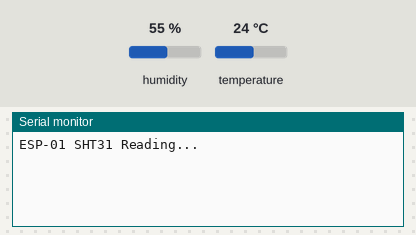
Recording of a sketch running on a simulated Arduino Uno, built with avr-gcc and run on an emulated ATmega328P. On the bench: the last lines printed to the serial monitor. Wiring (inferred from the names in the program): SHT3x sensor at I2C address 0x44. Inputs (shaded band) come from the test bench; at power-on: humidity 55 %, temperature 24 °C.

Above: at 1.7 s.
1.8 s: humidity set to 22 %
At 3.9 s:
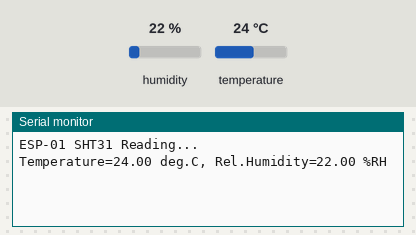
6.0 s: temperature set to 12 °C
At 6.9 s:
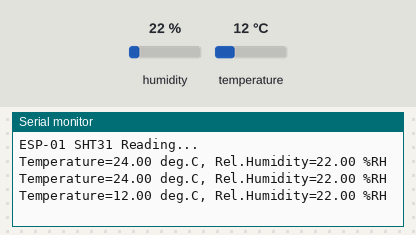
8.9 s: humidity set to 40 %
At 11.2 s:
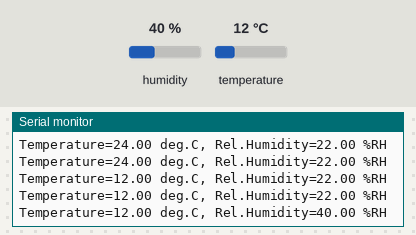

The sketch:

esp8266_sht3x_demo.ino
```cpp
////////////////////////////////////////////////////////////////////////////////
// Author: RSP
// IoT Engineering Education, KMUTNB
// Date: 2017-04-18
////////////////////////////////////////////////////////////////////////////////

#include "SHT3x.h"

SHT3x      sht3x( 2 /* gpio2=d4 sda */, 0 /* gpio0=d3 scl */, 0x44 );

// global variables
uint32_t ts;
char sbuf[64];

void setup() {
   Serial.begin( 115200 );
   Serial.println( F("\n\n\n\n") );

   Serial.println( F("ESP-01 SHT31 Reading...\r\n") );
   sht3x.begin();
   sht3x.startMeasurement();
   delay(500);
   ts = millis();
}

int32_t temp, humid;
uint8_t cnt = 0;

void loop() {
   if ( millis() - ts >= 1000 ) {
       ts = millis();
       if ( cnt == 0 ) {
           // start the SHT3x measurement process
           sht3x.startMeasurement();
       } else {
           sht3x.readMeasurement();
           if ( !sht3x.isValid() ) {
              Serial.println( "Sensor reading error!!!\r\n" );
           }
           else {
              temp = (int32_t)(100*sht3x.getTemperature());
              humid = (int32_t)(100*sht3x.getHumidity());
              sprintf( sbuf, "Temperature=%d.%02d deg.C, ", temp/100, temp%100 );
              Serial.print( sbuf );
              sprintf( sbuf, "Rel.Humidity=%d.%02d %%RH", humid/100, humid%100 );
              Serial.println( sbuf );
           }
       }
       cnt = (cnt+1) % 2;
   }
}

////////////////////////////////////////////////////////////////////////////////
```

SHT3x.h
```cpp
////////////////////////////////////////////////////////////////////////////////
// Author: RSP
// IoT Engineering Education, KMUTNB
// Date: 2017-03-23
////////////////////////////////////////////////////////////////////////////////

#ifndef __SHT3X_H
#define __SHT3X_H

#include <Wire.h>

#define SHT3X_I2C_ADDR   (0x45)

class SHT3x {

  public:
    SHT3x( uint8_t sda, uint8_t scl, uint8_t addr = SHT3X_I2C_ADDR ) {
        _addr = addr;
        _sda  = sda;
        _scl  = scl;
        _temp  = 0.0f;
        _humid = 0.0f;
        _data_valid = false;
    }

    void begin() {
        Wire.begin( _sda, _scl );
        Wire.setClock( 400000 );
    }

    void startMeasurement() {
       // Start I2C Transmission
        Wire.beginTransmission( _addr );
        // Send measurement command
        Wire.write( 0x2C );
        Wire.write( 0x06 );
        // Stop I2C transmission
        Wire.endTransmission();
    }

    int readMeasurement() {
        _data_valid = false;
        // Request 6 bytes of data
        Wire.requestFrom( (int) _addr, (int) 6 ); // request 6 bytes
        if ( Wire.available() == 6 ) {
            _data[0] = Wire.read(); // temperature Celsius (MSB)
            _data[1] = Wire.read(); // temperature Celsius (LSB)
            _data[2] = Wire.read(); // temperature Celsius CRC
            _data[3] = Wire.read(); // relative humidty (%RH) (MSB)
            _data[4] = Wire.read(); // relative humidty (%RH) (LSB)
            _data[5] = Wire.read(); // relative humidty CRC
        } else {
            Serial.println( "I2C read: 6 bytes expected!!! ");
            return -1;
        }

        // check CRC for both values
        if ((CRC8(_data[0],_data[1],_data[2])) && (CRC8(_data[3],_data[4],_data[5]))) {
            uint16_t value;
            value = (_data[0] << 8) + _data[1];
            _temp  = ((value * 175.0) / 65535) - 45; // temperature in Celsius.
            value = (_data[3] << 8) + _data[4];
            _humid = ((value * 100.0) / 65535); // relative humidity
            _data_valid = true;
            //Serial.println( "CRC OK!!!" );
            return 0;
        }
        else {
            Serial.println( "CRC failed!!!" );
            return -2;
        }
    }

    boolean isValid() { return _data_valid; }
    float getTemperature() { return _temp; }
    float getHumidity() { return _humid; }

  protected:
    bool CRC8(uint8_t MSB, uint8_t LSB, uint8_t CRC) {
        uint8_t crc = 0xFF;
        crc ^= MSB;
        for (uint8_t i=0; i < 8; i++) {
           crc = crc & 0x80 ? (crc << 1) ^ 0x31 : crc << 1;
        }
        crc ^= LSB;
        for (uint8_t i=0; i < 8; i++) {
           crc = crc & 0x80 ? (crc << 1) ^ 0x31 : crc << 1;
        }
        return (crc==CRC) ? true : false;
    }

  private:
     uint8_t _sda, _scl, _addr;
     uint8_t _data[6];
     float   _temp, _humid;
     boolean _data_valid;
};

#endif // __SHT3X_H
////////////////////////////////////////////////////////////////////////////////
```

Measured:
- after the input at 1.8 s, the serial monitor: prints a new line after 0.70 s (image 1)
- after the input at 6.0 s, the serial monitor: prints a new line after 0.50 s (image 2)
- after the input at 8.9 s, the serial monitor: prints a new line after 1.6 s (image 3)
